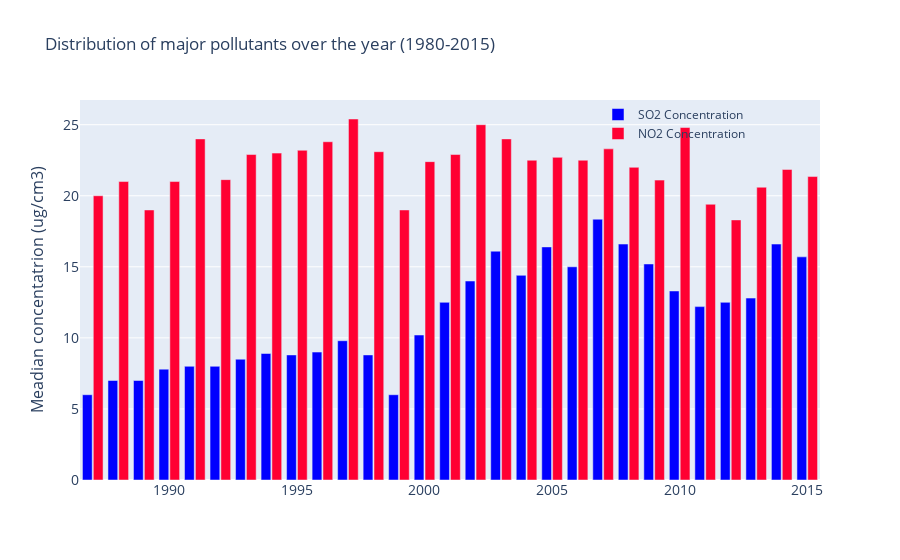

The code cell stored with this chart in its notebook:
### Code cell
year=[]
d=2015-1987
for i in range(0,d+1):
    year.append(i+1987)
# print(year)

so2= [6.00
,   7.00
,   7.00
,   7.80
,   8.00
,   8.00
,   8.50
,   8.90
,   8.80
,   9.00
,   9.80
,   8.80
,   6.00
,  10.20
,  12.50
,  14.00
,  16.10
,  14.40
,  16.40
,  15.00
,  18.35
,  16.60
,  15.20
,  13.30
,  12.20
,  12.50
,  12.80
,  16.60
,  15.70]

no2=[20.000000
,21.000000
,  19.000000
,  21.000000
,  24.000000
,  21.133333
,  22.900000
,  23.000000
,  23.200000
,  23.800000
,  25.400000
,  23.100000
,  19.000000
,  22.400000
,  22.900000
,  25.000000
,  24.000000
,  22.500000
,  22.700000
,  22.500000
,  23.300000
,  22.000000
,  21.100000
,  24.800000
,  19.400000
,  18.300000
,  20.600000
,  21.850000
,  21.350000]

fig = go.Figure()
fig.add_trace(go.Bar(x=year,
                y=so2,
#                      error_y=dict(type='data', array=np.array(avg_df['Err BW'])),
                name='SO2 Concentration',
                marker_color='rgb(0, 0, 255)'
                ))
fig.add_trace(go.Bar(x=year,
                y=no2,
#                 error_y=dict(type='data', array=np.array(avg_df['Err AV'])),
                name='NO2 Concentration',
                marker_color='rgb(255,0,50)'
                ))

fig.update_layout(
    title='Distribution of major pollutants over the year (1980-2015)' ,
    xaxis_tickfont_size=14,
    yaxis=dict(
        title='Meadian concentatrion (ug/cm3)',
        titlefont_size=16,
        tickfont_size=14,
    ),
    legend=dict(
        x=0.7,
        y=1.0,
        bgcolor='rgba(255, 255, 255, 0)',
        bordercolor='rgba(255, 255, 255, 0)'
    ),
    barmode='group',
    bargap=0.15, # gap between bars of adjacent location coordinates.
    bargroupgap=0.1,# gap between bars of the same location coordinate.
    
)
fig.show()

### Figure 1 — Plotly figure (JSON) as saved in the notebook; plotly's stock layout.template omitted (floating-point values rounded to 4 significant figures)
{"data": [{"marker": {"color": "rgb(0, 0, 255)"}, "name": "SO2 Concentration", "type": "bar", "x": [1987, 1988, 1989, 1990, 1991, 1992, 1993, 1994, 1995, 1996, 1997, 1998, 1999, 2000, 2001, 2002, 2003, 2004, 2005, 2006, 2007, 2008, 2009, 2010, 2011, 2012, 2013, 2014, 2015], "y": [6, 7, 7, 7.8, 8, 8, 8.5, 8.9, 8.8, 9, 9.8, 8.8, 6, 10.2, 12.5, 14, 16.1, 14.4, 16.4, 15, 18.35, 16.6, 15.2, 13.3, 12.2, 12.5, 12.8, 16.6, 15.7]}, {"marker": {"color": "rgb(255,0,50)"}, "name": "NO2 Concentration", "type": "bar", "x": [1987, 1988, 1989, 1990, 1991, 1992, 1993, 1994, 1995, 1996, 1997, 1998, 1999, 2000, 2001, 2002, 2003, 2004, 2005, 2006, 2007, 2008, 2009, 2010, 2011, 2012, 2013, 2014, 2015], "y": [20, 21, 19, 21, 24, 21.13, 22.9, 23, 23.2, 23.8, 25.4, 23.1, 19, 22.4, 22.9, 25, 24, 22.5, 22.7, 22.5, 23.3, 22, 21.1, 24.8, 19.4, 18.3, 20.6, 21.85, 21.35]}], "layout": {"bargap": 0.15, "bargroupgap": 0.1, "barmode": "group", "legend": {"bgcolor": "rgba(255, 255, 255, 0)", "bordercolor": "rgba(255, 255, 255, 0)", "x": 0.7, "y": 1}, "title": {"text": "Distribution of major pollutants over the year (1980-2015)"}, "xaxis": {"tickfont": {"size": 14}}, "yaxis": {"tickfont": {"size": 14}, "title": {"font": {"size": 16}, "text": "Meadian concentatrion (ug/cm3)"}}}}
